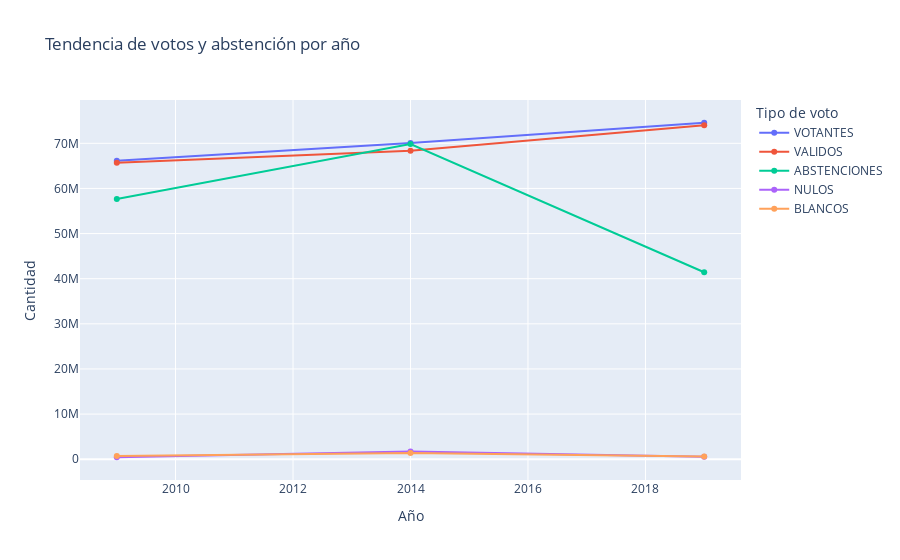

The code cell stored with this chart in its notebook:
### Markdown cell above
Las conclusiones antes descritas se mantienen al hacer la agregación en las tres provincias. Se observa en cada caso el descenso de la abstención, y el aumento de votos validos.

### Code cell
# Gráfico de líneas para mostrar tendencia
fig1 = px.line(stats_pivot, x="Año", y=["VOTANTES", "VALIDOS", "ABSTENCIONES", "NULOS", "BLANCOS"],
               title="Tendencia de votos y abstención por año",
               labels={"value": "Cantidad", "variable": "Tipo de voto"},
               markers=True)

fig1.show()

### Figure 1 — Plotly figure (JSON) as saved in the notebook; plotly's stock layout.template omitted (floating-point values rounded to 4 significant figures)
{"data": [{"hovertemplate": "Tipo de voto=VOTANTES<br>Año=%{x}<br>Cantidad=%{y}<extra></extra>", "legendgroup": "VOTANTES", "line": {"color": "#636efa", "dash": "solid"}, "marker": {"symbol": "circle"}, "mode": "lines+markers", "name": "VOTANTES", "orientation": "v", "showlegend": true, "type": "scatter", "x": [2009, 2014, 2019], "xaxis": "x", "y": [66116400, 70049616, 74554304], "yaxis": "y"}, {"hovertemplate": "Tipo de voto=VALIDOS<br>Año=%{x}<br>Cantidad=%{y}<extra></extra>", "legendgroup": "VALIDOS", "line": {"color": "#EF553B", "dash": "solid"}, "marker": {"symbol": "circle"}, "mode": "lines+markers", "name": "VALIDOS", "orientation": "v", "showlegend": true, "type": "scatter", "x": [2009, 2014, 2019], "xaxis": "x", "y": [65679705, 68327883, 73986752], "yaxis": "y"}, {"hovertemplate": "Tipo de voto=ABSTENCIONES<br>Año=%{x}<br>Cantidad=%{y}<extra></extra>", "legendgroup": "ABSTENCIONES", "line": {"color": "#00cc96", "dash": "solid"}, "marker": {"symbol": "circle"}, "mode": "lines+markers", "name": "ABSTENCIONES", "orientation": "v", "showlegend": true, "type": "scatter", "x": [2009, 2014, 2019], "xaxis": "x", "y": [57651265, 69841980, 41428128], "yaxis": "y"}, {"hovertemplate": "Tipo de voto=NULOS<br>Año=%{x}<br>Cantidad=%{y}<extra></extra>", "legendgroup": "NULOS", "line": {"color": "#ab63fa", "dash": "solid"}, "marker": {"symbol": "circle"}, "mode": "lines+markers", "name": "NULOS", "orientation": "v", "showlegend": true, "type": "scatter", "x": [2009, 2014, 2019], "xaxis": "x", "y": [436695, 1721733, 567552], "yaxis": "y"}, {"hovertemplate": "Tipo de voto=BLANCOS<br>Año=%{x}<br>Cantidad=%{y}<extra></extra>", "legendgroup": "BLANCOS", "line": {"color": "#FFA15A", "dash": "solid"}, "marker": {"symbol": "circle"}, "mode": "lines+markers", "name": "BLANCOS", "orientation": "v", "showlegend": true, "type": "scatter", "x": [2009, 2014, 2019], "xaxis": "x", "y": [714420, 1404390, 580800], "yaxis": "y"}], "layout": {"legend": {"title": {"text": "Tipo de voto"}, "tracegroupgap": 0}, "title": {"text": "Tendencia de votos y abstención por año"}, "xaxis": {"anchor": "y", "domain": [0, 1], "title": {"text": "Año"}}, "yaxis": {"anchor": "x", "domain": [0, 1], "title": {"text": "Cantidad"}}}}
